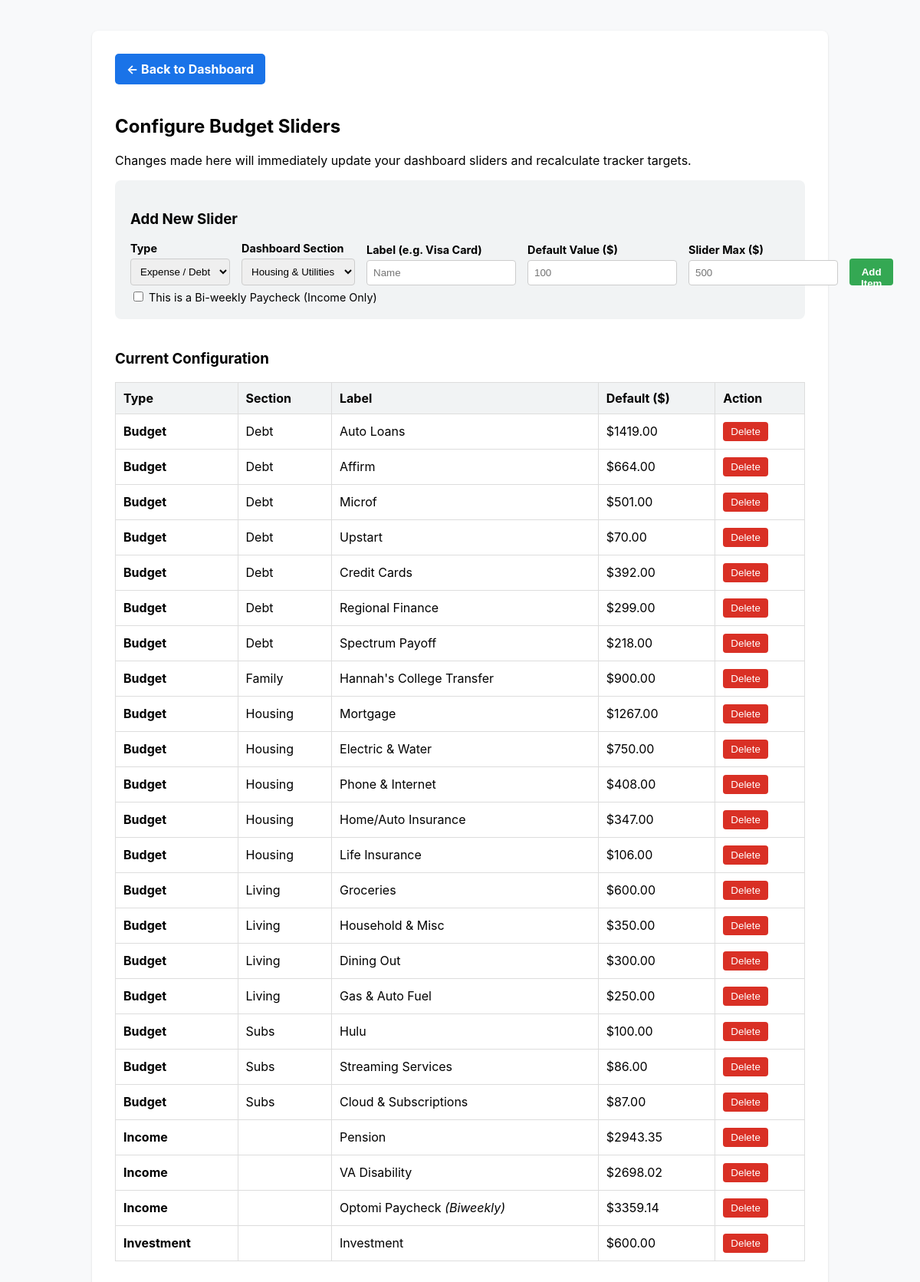
The page /settings on the database its author committed.
### tables this page shows
CREATE TABLE config_items (
            id INTEGER PRIMARY KEY AUTOINCREMENT,
            type TEXT NOT NULL,       -- 'income', 'investment', or 'budget'
            category TEXT,            -- e.g., 'housing', 'debt', 'living' (only used if type='budget')
            item_id TEXT NOT NULL,    -- internal HTML id
            label TEXT NOT NULL,      -- Display name
            amount REAL NOT NULL,     -- Default slider value
            max_amount REAL NOT NULL, -- Max slider value
            is_biweekly INTEGER DEFAULT 0 -- For calculating Optomi or other biweekly checks
        );

### app.py (the view)
@app.route('/settings')
def settings():
    conn = get_db_connection()
    items = conn.execute('SELECT * FROM config_items ORDER BY type, category').fetchall()
    conn.close()
    config_list = [dict(row) for row in items]
    return render_template('settings.html', items=config_list)

### app.py (called while the page is built)
def get_db_connection():
    conn = sqlite3.connect(DB_PATH)
    conn.row_factory = sqlite3.Row
    return conn

### templates/settings.html (shortened to what this page needs)
<!DOCTYPE html>
<html lang="en">
<head>
</head>
<body>
    <div class="container">
        <a href="/" class="nav-btn">← Back to Dashboard</a>
        <h2>Configure Budget Sliders</h2>
        <p>Changes made here will immediately update your dashboard sliders and recalculate tracker targets.</p>
        <div class="form-panel">
            <h3>Add New Slider</h3>
            <div class="form-row">
                <div class="form-group">
                    <label>Type</label>
                    <select id="new-type" onchange="toggleCategory()">
                        <option value="budget">Expense / Debt</option>
                    </select>
                </div>
                <div class="form-group" id="cat-group">
                    <label>Dashboard Section</label>
                    <select id="new-category">
                        <option value="housing">Housing & Utilities</option>
                    </select>
                </div>
                <div class="form-group">
                    <label>Label (e.g. Visa Card)</label>
                    <input type="text" id="new-label" placeholder="Name">
                </div>
                <div class="form-group">
                    <label>Default Value ($)</label>
                    <input type="number" id="new-value" placeholder="100" step="1">
                </div>
                <div class="form-group">
                    <label>Slider Max ($)</label>
                    <input type="number" id="new-max" placeholder="500" step="1">
                </div>
                <button class="add-btn" onclick="addConfig()">Add Item</button>
            </div>
            <div style="font-size: 0.9em; margin-top: -10px;">
                <input type="checkbox" id="new-biweekly"> <label for="new-biweekly">This is a Bi-weekly Paycheck (Income Only)</label>
            </div>
        </div>
        <h3>Current Configuration</h3>
        <table>
            <thead>
                <tr>
                    <th>Type</th>
                    <th>Section</th>
                    <th>Label</th>
                    <th>Default ($)</th>
                    <th>Action</th>
                </tr>
            </thead>
            <tbody>
                {% for item in items %}
                <tr>
                    <td><strong style="text-transform: capitalize;">{{ item.type }}</strong></td>
                    <td>{{ item.category | title }}</td>
                    <td>{{ item.label }} {% if item.is_biweekly %}<em>(Biweekly)</em>{% endif %}</td>
                    <td>${{ "%.2f"|format(item.amount) }}</td>
                    <td><button class="delete-btn" onclick="deleteConfig({{ item.id }})">Delete</button></td>
                </tr>
                {% endfor %}
            </tbody>
        </table>
    </div>
</body>
</html>

### templates/settings.html (style rules this page uses)
body { font-family: -apple-system, BlinkMacSystemFont, "Segoe UI", sans-serif; background-color: #f8f9fa; margin: 0; padding: 40px 20px; }
.container { max-width: 900px; margin: 0 auto; background: white; padding: 30px; border-radius: 8px; box-shadow: 0 1px 3px rgba(0,0,0,0.12); }
.nav-btn { display: inline-block; background-color: #1a73e8; color: white; padding: 10px 15px; text-decoration: none; border-radius: 5px; font-weight: bold; margin-bottom: 20px; }
table { width: 100%; border-collapse: collapse; margin-top: 10px; margin-bottom: 40px; }
th, td { border: 1px solid #ddd; padding: 10px; text-align: left; }
th { background-color: #f1f3f4; }
.delete-btn { background-color: #d93025; color: white; border: none; padding: 5px 10px; cursor: pointer; border-radius: 4px; }
.form-panel { background-color: #f1f3f4; padding: 20px; border-radius: 8px; margin-bottom: 40px; }
.form-row { display: flex; gap: 15px; margin-bottom: 15px; align-items: flex-end; }
.form-group { display: flex; flex-direction: column; flex: 1; }
.form-group label { font-weight: bold; margin-bottom: 5px; font-size: 0.9em; }
.form-group input, .form-group select { padding: 8px; border: 1px solid #ccc; border-radius: 4px; }
.add-btn { background-color: #34a853; color: white; border: none; padding: 10px 15px; cursor: pointer; border-radius: 4px; font-weight: bold; height: 35px; }

### rows shown on the page
config_items: type "Budget", category "Debt", label "Auto Loans", amount "1419.00"
config_items: type "Budget", category "Debt", label "Affirm", amount "664.00"
config_items: type "Budget", category "Debt", label "Microf", amount "501.00"
config_items: type "Budget", category "Debt", label "Upstart", amount "70.00"
config_items: type "Budget", category "Debt", label "Credit Cards", amount "392.00"
config_items: type "Budget", category "Debt", label "Regional Finance", amount "299.00"
config_items: type "Budget", category "Debt", label "Spectrum Payoff", amount "218.00"
config_items: type "Budget", category "Family", label "Hannah's College Transfer", amount "900.00"
config_items: type "Budget", category "Housing", label "Mortgage", amount "1267.00"
config_items: type "Budget", category "Housing", label "Electric & Water", amount "750.00"
config_items: type "Budget", category "Housing", label "Phone & Internet", amount "408.00"
config_items: type "Budget", category "Housing", label "Home/Auto Insurance", amount "347.00"
config_items: type "Budget", category "Housing", label "Life Insurance", amount "106.00"
config_items: type "Budget", category "Living", label "Groceries", amount "600.00"
config_items: type "Budget", category "Living", label "Household & Misc", amount "350.00"
config_items: type "Budget", category "Living", label "Dining Out", amount "300.00"
config_items: type "Budget", category "Living", label "Gas & Auto Fuel", amount "250.00"
config_items: type "Budget", category "Subs", label "Hulu", amount "100.00"
config_items: type "Budget", category "Subs", label "Streaming Services", amount "86.00"
config_items: type "Budget", category "Subs", label "Cloud & Subscriptions", amount "87.00"
config_items: type "Income", label "Pension", amount "2943.35"
config_items: type "Income", label "VA Disability", amount "2698.02"
config_items: type "Income", label "Optomi Paycheck", is_biweekly "(Biweekly)", amount "3359.14"
config_items: type "Investment", label "Investment", amount "600.00"
